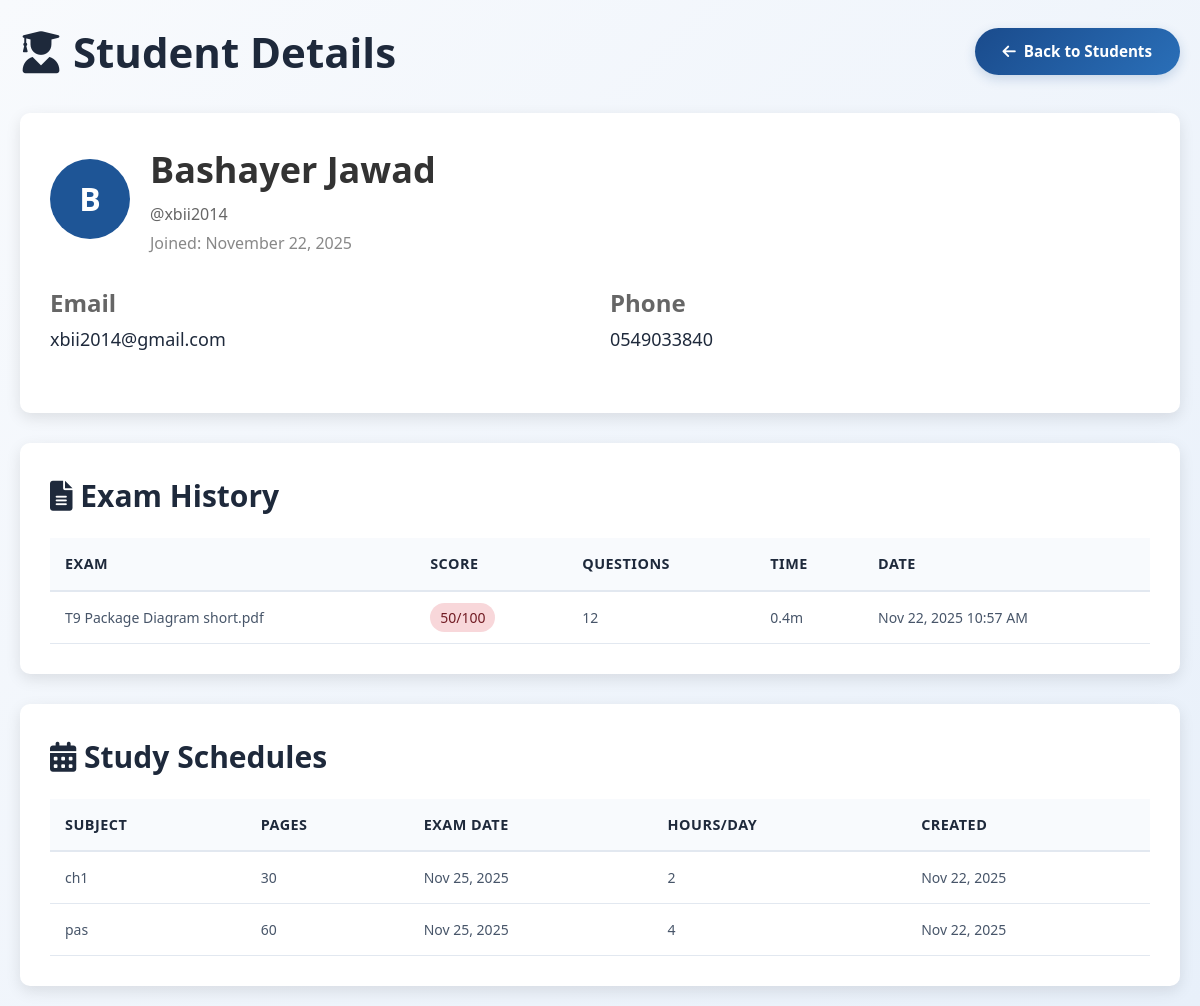
/admin_student_details.php?id=2 (signed in), run on the app's committed database.
### tables this page shows
CREATE TABLE `users` (
  `id` int(11) NOT NULL,
  `full_name` varchar(100) NOT NULL,
  `username` varchar(50) NOT NULL,
  `email` varchar(100) NOT NULL,
  `phone` varchar(20) DEFAULT NULL,
  `password` varchar(255) NOT NULL,
  `created_at` timestamp NOT NULL DEFAULT current_timestamp()
);

CREATE TABLE `exam_sessions` (
  `id` int(11) NOT NULL,
  `user_id` int(11) NOT NULL,
  `question_set_id` int(11) NOT NULL,
  `score` int(11) NOT NULL,
  `total_questions` int(11) NOT NULL,
  `time_spent` int(11) NOT NULL,
  `correct_answers` int(11) NOT NULL,
  `wrong_answers` int(11) NOT NULL,
  `average_time_per_question` float DEFAULT NULL,
  `status` varchar(20) DEFAULT 'completed',
  `created_at` timestamp NOT NULL DEFAULT current_timestamp()
);

CREATE TABLE `ai_generated_questions` (
  `id` int(11) NOT NULL,
  `user_id` int(11) NOT NULL,
  `file_name` varchar(255) NOT NULL,
  `file_content` longtext NOT NULL,
  `questionlevel` longtext NOT NULL CHECK (json_valid(`questionlevel`)),
  `questions` longtext NOT NULL CHECK (json_valid(`questions`)),
  `ai_model` varchar(100) NOT NULL,
  `created_at` timestamp NOT NULL DEFAULT current_timestamp()
);

CREATE TABLE `study_schedules` (
  `id` int(11) NOT NULL,
  `user_id` int(11) NOT NULL,
  `subject_name` varchar(255) NOT NULL,
  `total_pages` int(11) NOT NULL,
  `exam_date` date NOT NULL,
  `study_hours` int(11) NOT NULL,
  `schedule_data` longtext NOT NULL CHECK (json_valid(`schedule_data`)),
  `learning_style` longtext NOT NULL CHECK (json_valid(`learning_style`)),
  `created_at` timestamp NOT NULL DEFAULT current_timestamp()
);

### admin_student_details.php (the view, shortened to what this page needs)
<?php
require_once 'db_config.php';
$student_id = $_GET['id'] ?? 0;
try {
    $stmt = $pdo->prepare("SELECT * FROM users WHERE id = ?");
    $stmt->execute([$student_id]);
    $student = $stmt->fetch();
    $exams_stmt = $pdo->prepare("
        SELECT es.*, aq.file_name
        FROM exam_sessions es
        LEFT JOIN ai_generated_questions aq ON es.question_set_id = aq.id
        WHERE es.user_id = ?
        ORDER BY es.created_at DESC
    ");
    $exams_stmt->execute([$student_id]);
    $exams = $exams_stmt->fetchAll();
    $schedules_stmt = $pdo->prepare("SELECT * FROM study_schedules WHERE user_id = ? ORDER BY exam_date DESC");
    $schedules_stmt->execute([$student_id]);
    $schedules = $schedules_stmt->fetchAll();
} catch (PDOException $e) {
    die("Error: " . $e->getMessage());
}
?>
<!DOCTYPE html>
<html lang="en">
<head>
    <link rel="stylesheet" href="https://cdnjs.cloudflare.com/ajax/libs/font-awesome/6.0.0-beta3/css/all.min.css">
    <link rel="stylesheet" href="style.css">
</head>
<body>
    <div style="max-width: 1200px; margin: 0 auto; padding: 20px;">
        <div style="display: flex; justify-content: space-between; align-items: center; margin-bottom: 30px;">
            <h1><i class="fas fa-user-graduate"></i> Student Details</h1>
            <a href="admin_students.php" class="btn btn-primary">
                <i class="fas fa-arrow-left"></i> Back to Students
            </a>
        </div>
        <div style="background: white; border-radius: 10px; padding: 30px; box-shadow: 0 5px 15px rgba(0,0,0,0.1); margin-bottom: 30px;">
            <div style="display: flex; align-items: center; gap: 20px; margin-bottom: 30px;">
                <div style="width: 80px; height: 80px; background: #1e5596; border-radius: 50%; display: flex; align-items: center; justify-content: center; color: white; font-size: 32px; font-weight: bold;">
                    <?php echo strtoupper(substr($student['full_name'], 0, 1)); ?>
                </div>
                <div>
                    <h2 style="margin: 0; color: #333;"><?php echo htmlspecialchars($student['full_name']); ?></h2>
                    <p style="margin: 5px 0; color: #666;">@<?php echo htmlspecialchars($student['username']); ?></p>
                    <p style="margin: 0; color: #888;">Joined: <?php echo date('F j, Y', strtotime($student['created_at'])); ?></p>
                </div>
            </div>
            <div style="display: grid; grid-template-columns: repeat(auto-fit, minmax(200px, 1fr)); gap: 20px; margin-bottom: 30px;">
                <div>
                    <h4 style="color: #666; margin-bottom: 5px;">Email</h4>
                    <p style="font-size: 18px; margin: 0;"><?php echo htmlspecialchars($student['email']); ?></p>
                </div>
                <div>
                    <h4 style="color: #666; margin-bottom: 5px;">Phone</h4>
                    <p style="font-size: 18px; margin: 0;"><?php echo htmlspecialchars($student['phone'] ?? 'Not provided'); ?></p>
                </div>
            </div>
        </div>
        <div style="background: white; border-radius: 10px; padding: 30px; box-shadow: 0 5px 15px rgba(0,0,0,0.1); margin-bottom: 30px;">
            <h3 style="margin-top: 0; margin-bottom: 20px;">
                <i class="fas fa-file-alt"></i> Exam History
            </h3>
            <?php if (!empty($exams)): ?>
                <table style="width: 100%; border-collapse: collapse;">
                    <thead>
                        <tr style="background: #f8f9fa;">
                            <th style="padding: 15px; text-align: left;">Exam</th>
                            <th style="padding: 15px; text-align: left;">Score</th>
                            <th style="padding: 15px; text-align: left;">Questions</th>
                            <th style="padding: 15px; text-align: left;">Time</th>
                            <th style="padding: 15px; text-align: left;">Date</th>
                        </tr>
                    </thead>
                    <tbody>
                        <?php foreach ($exams as $exam): ?>
                        <tr style="border-bottom: 1px solid #eee;">
                            <td style="padding: 15px;"><?php echo htmlspecialchars($exam['file_name'] ?? 'Unknown'); ?></td>
                            <td style="padding: 15px;">
                                <span style="padding: 5px 10px; border-radius: 20px; background: <?php echo $exam['score'] >= 60 ? '#d4edda' : '#f8d7da'; ?>; color: <?php echo $exam['score'] >= 60 ? '#155724' : '#721c24'; ?>;">
                                    <?php echo $exam['score']; ?>/100
                                </span>
                            </td>
                            <td style="padding: 15px;"><?php echo $exam['total_questions']; ?></td>
                            <td style="padding: 15px;"><?php echo round($exam['time_spent'] / 60, 1); ?>m</td>
                            <td style="padding: 15px;"><?php echo date('M j, Y g:i A', strtotime($exam['created_at'])); ?></td>
                        </tr>
                        <?php endforeach; ?>
                    </tbody>
                </table>
            <?php else: ?>
                <p style="text-align: center; color: #666; padding: 40px;">No exam history available</p>
            <?php endif; ?>
        </div>
        <div style="background: white; border-radius: 10px; padding: 30px; box-shadow: 0 5px 15px rgba(0,0,0,0.1);">
            <h3 style="margin-top: 0; margin-bottom: 20px;">
                <i class="fas fa-calendar-alt"></i> Study Schedules
            </h3>
            <?php if (!empty($schedules)): ?>
                <table style="width: 100%; border-collapse: collapse;">
                    <thead>
                        <tr style="background: #f8f9fa;">
                            <th style="padding: 15px; text-align: left;">Subject</th>
                            <th style="padding: 15px; text-align: left;">Pages</th>
                            <th style="padding: 15px; text-align: left;">Exam Date</th>
                            <th style="padding: 15px; text-align: left;">Hours/Day</th>
                            <th style="padding: 15px; text-align: left;">Created</th>
                        </tr>
                    </thead>
                    <tbody>
                        <?php foreach ($schedules as $schedule): ?>
                        <tr style="border-bottom: 1px solid #eee;">
                            <td style="padding: 15px;"><?php echo htmlspecialchars($schedule['subject_name']); ?></td>
                            <td style="padding: 15px;"><?php echo $schedule['total_pages']; ?></td>
                            <td style="padding: 15px;"><?php echo date('M j, Y', strtotime($schedule['exam_date'])); ?></td>
                            <td style="padding: 15px;"><?php echo $schedule['study_hours']; ?></td>
                            <td style="padding: 15px;"><?php echo date('M j, Y', strtotime($schedule['created_at'])); ?></td>
                        </tr>
                        <?php endforeach; ?>
                    </tbody>
                </table>
            <?php else: ?>
                <p style="text-align: center; color: #666; padding: 40px;">No study schedules created</p>
            <?php endif; ?>
        </div>
    </div>
</body>
</html>

### data on the page
users: full_name "B", full_name "Bashayer Jawad", username "xbii2014", created_at "November 22, 2025", email "xbii2014@gmail.com", phone "0549033840"
exam_sessions: question_set.file_name "T9 Package Diagram short.pdf", score "50", total_questions "12", $exam['time_spent']/60 "0.4", created_at "Nov 22, 2025 10:57 AM"
study_schedules: subject_name "ch1", total_pages "30", exam_date "Nov 25, 2025", study_hours "2", created_at "Nov 22, 2025"
study_schedules: subject_name "pas", total_pages "60", exam_date "Nov 25, 2025", study_hours "4", created_at "Nov 22, 2025"
